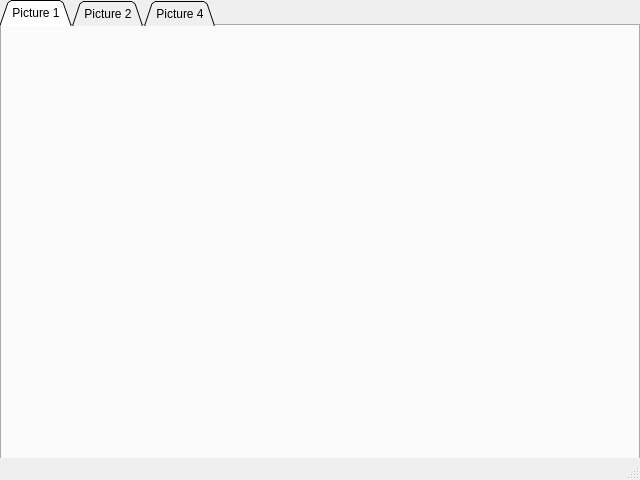
<?xml version="1.0" encoding="UTF-8"?>
<ui version="4.0">
 <class>MainWindow</class>
 <widget class="QMainWindow" name="MainWindow">
  <property name="geometry">
   <rect>
    <x>0</x>
    <y>0</y>
    <width>640</width>
    <height>480</height>
   </rect>
  </property>
  <property name="windowTitle">
   <string>MainWindow</string>
  </property>
  <widget class="QWidget" name="centralwidget">
   <widget class="QTabWidget" name="tabWidget">
    <property name="geometry">
     <rect>
      <x>0</x>
      <y>0</y>
      <width>640</width>
      <height>480</height>
     </rect>
    </property>
    <property name="cursor">
     <cursorShape>WaitCursor</cursorShape>
    </property>
    <property name="tabShape">
     <enum>QTabWidget::Triangular</enum>
    </property>
    <property name="currentIndex">
     <number>0</number>
    </property>
    <property name="documentMode">
     <bool>false</bool>
    </property>
    <property name="movable">
     <bool>true</bool>
    </property>
    <widget class="QWidget" name="tab">
     <attribute name="title">
      <string>Picture 1</string>
     </attribute>
     <widget class="QLabel" name="label">
      <property name="geometry">
       <rect>
        <x>10</x>
        <y>10</y>
        <width>620</width>
        <height>410</height>
       </rect>
      </property>
      <property name="text">
       <string/>
      </property>
      <property name="pixmap">
       <pixmap>images/COPY_000.jpg</pixmap>
      </property>
     </widget>
    </widget>
    <widget class="QWidget" name="tab_2">
     <attribute name="title">
      <string>Picture 2</string>
     </attribute>
     <widget class="QLabel" name="label_2">
      <property name="geometry">
       <rect>
        <x>10</x>
        <y>10</y>
        <width>620</width>
        <height>420</height>
       </rect>
      </property>
      <property name="text">
       <string/>
      </property>
      <property name="pixmap">
       <pixmap>images/DRK_ENV_FWK_000.jpg</pixmap>
      </property>
     </widget>
    </widget>
    <widget class="QWidget" name="tab_3">
     <attribute name="title">
      <string>Picture 4</string>
     </attribute>
     <widget class="QLabel" name="label_3">
      <property name="geometry">
       <rect>
        <x>10</x>
        <y>10</y>
        <width>620</width>
        <height>420</height>
       </rect>
      </property>
      <property name="text">
       <string/>
      </property>
      <property name="pixmap">
       <pixmap>images/WIT_ENV_070.jpg</pixmap>
      </property>
     </widget>
    </widget>
   </widget>
  </widget>
  <widget class="QMenuBar" name="menubar">
   <property name="geometry">
    <rect>
     <x>0</x>
     <y>0</y>
     <width>640</width>
     <height>23</height>
    </rect>
   </property>
  </widget>
  <widget class="QStatusBar" name="statusbar"/>
 </widget>
 <resources/>
 <connections/>
</ui>
